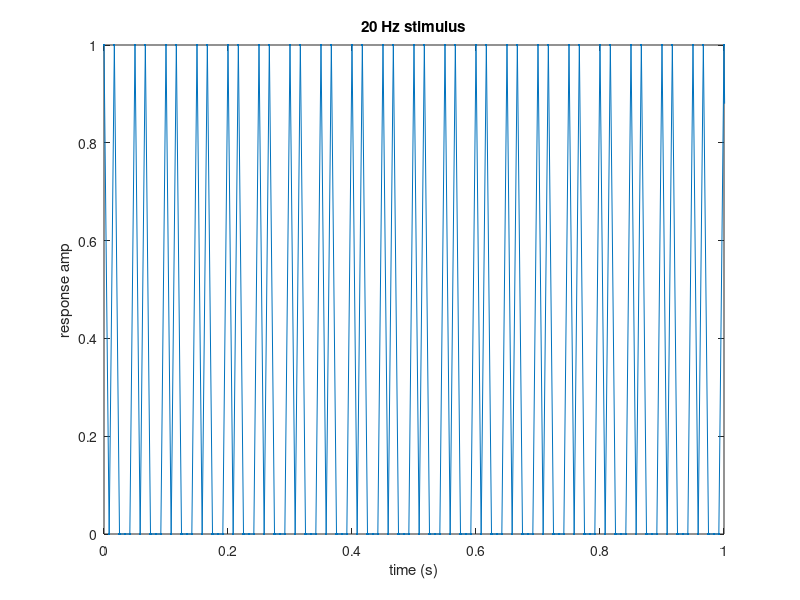
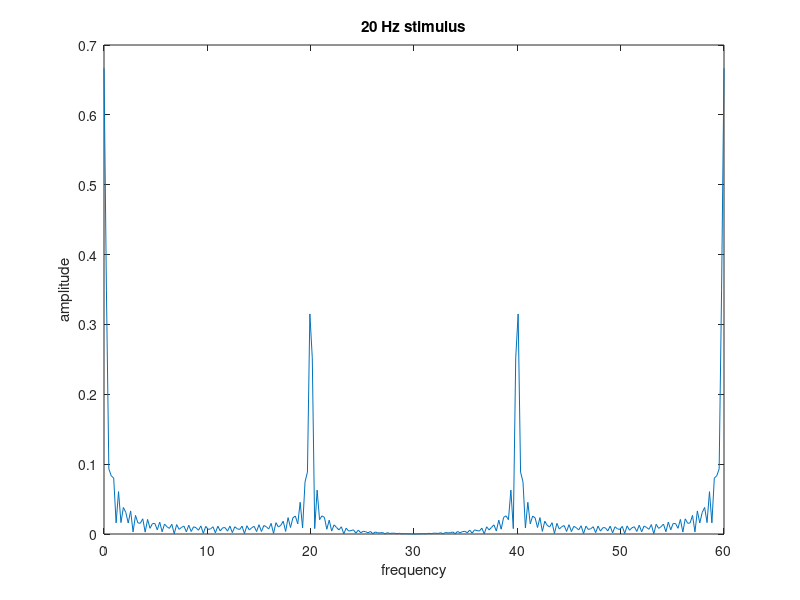

These charts were generated, in order, by the following MATLAB code:
% rd_simSampledSquarewave.m

%% setup
stimFreq = 20; % 15 or 20

dur = 2.5;
Fs = 120; % should be 120 if using the constructed neural response
t = 0:1/Fs:dur-1/Fs;
nSamples = numel(t);

%% constructed neural response - use 120 Hz sampling rate
% assumes that neurons respond to onsets and offsets
switch stimFreq
    case 15
        % one cycle of the stimulus at 60 Hz is [1 1 0 0]
        % so the neural response is [1 0 1 0]
        % sampled at 120 Hz, this would be [1 0 0 0 1 0 0 0]
        response = repmat([1 0 0 0],1,nSamples/4);
    case 20
        % one cycle of the stimulus at 60 Hz is [1 0 0]
        % so the neural response is [1 1 0]
        % sampled at 120 Hz, this would be [1 0 1 0 0 0]
        response = repmat([1 0 1 0 0 0],1,nSamples/6);
end

% figure
figure
plot(t, response, '.-')
xlabel('time (s)')
ylabel('response amp')
title(sprintf('%d Hz stimulus', stimFreq))
xlim([0 1])

%% FFT
nfft = 2^nextpow2(nSamples); % Next power of 2 from length of y
Y = fft(response,nfft)/nSamples; % Scale by number of samples
f = Fs/2*linspace(0,1,nfft/2+1); % Fs/2 is the maximum frequency that can be measured
amps = 2*abs(Y(1:nfft/2+1)); % Multiply by 2 since only half the energy is in the positive half of the spectrum?

% figure
figure
plot(f, amps)
xlabel('frequency')
ylabel('amplitude')
title(sprintf('%d Hz stimulus', stimFreq))

%% time-frequency on response
% taper          = 'hanning';
% foi            = 1:50;
% t_ftimwin      = 10 ./ foi;
% toi            = t;
% tfAmps = [];
% [spectrum,ntaper,freqoi,timeoi] = ft_specest_mtmconvol(response, t, ...
%     'timeoi', toi, 'freqoi', foi, 'timwin', t_ftimwin, ...
%     'taper', taper, 'dimord', 'chan_time_freqtap');
% specAmp = abs(squeeze(spectrum))';
% 
% % figure
% ytick = 10:10:numel(foi);
% xtick = 1:30:numel(toi);
% figure
% imagesc(specAmp)
% rd_timeFreqPlotLabels(toi,foi,xtick,ytick);
